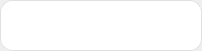
<?xml version="1.0" encoding="UTF-8"?>
<ui version="4.0">
 <class>Message_chat_s</class>
 <widget class="QWidget" name="Message_chat_s">
  <property name="geometry">
   <rect>
    <x>0</x>
    <y>0</y>
    <width>202</width>
    <height>51</height>
   </rect>
  </property>
  <property name="windowTitle">
   <string>Form</string>
  </property>
  <widget class="QLabel" name="message_recv">
   <property name="geometry">
    <rect>
     <x>0</x>
     <y>0</y>
     <width>202</width>
     <height>51</height>
    </rect>
   </property>
   <property name="styleSheet">
    <string notr="true">background-color: #FFFFFF;     /* white bubble */
    border: 1px solid #E0E0E0;     /* light gray outline */
    border-radius: 12px;           /* round corners */
    color: #212121;                /* dark text */
    font-size: 16px;
qproperty-wordWrap: true;
/* wrap once the text exceeds this width */
    min-width: 80px;     /* never get narrower than 80px */
    min-height: 24px;    /* never shorter than a line of text */
    max-width: 200px;    /* wrap beyond ~200px */</string>
   </property>
   <property name="text">
    <string/>
   </property>
   <property name="wordWrap">
    <bool>true</bool>
   </property>
  </widget>
 </widget>
 <resources/>
 <connections/>
</ui>
